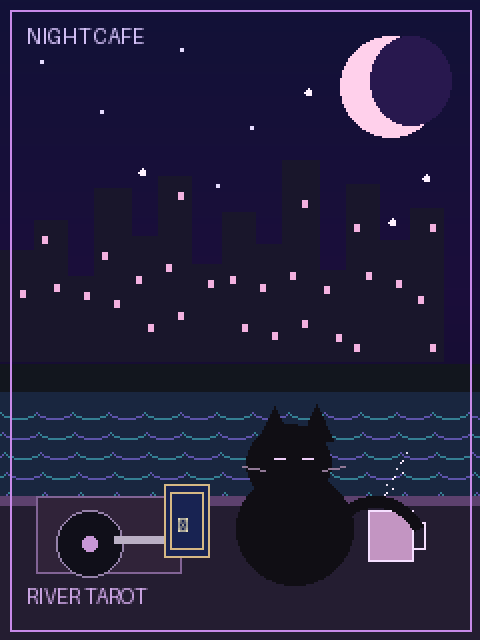
#> input picture assets/river-cat-cafe.gif, 480 x 640 px
$ python refine_cat_gif.py
#> lines starting #> are read from the running program, lines starting #| are printed output that depends on the picture
"""Preserve the original cafe scene while cleaning decorations and animating vinyl."""
from pathlib import Path
from math import cos, sin, tau
from PIL import Image, ImageDraw

ROOT = Path(__file__).resolve().parents[1]
source = Image.open(ROOT / 'assets/river-cat-cafe.gif')
#> source is the input picture: PIL image 480x640 P; mean R, G, B 35.4, 31.2, 60.2
frames = []
durations = []
for step in range(source.n_frames * 2):
    source.seek(step // 2)
    frame = source.convert('RGB')
    draw = ImageDraw.Draw(frame)
    # Extend untouched background scanlines over the lettering and door ornament.
    for left, top, right, bottom, sample_x in [(23, 26, 177, 51, 220), (33, 493, 80, 567, 90), (22, 595, 248, 616, 270)]:
        for y in range(top, bottom + 1):
            draw.line((left, y, right, y), fill=frame.getpixel((sample_x, y)))
    cx, cy, radius = 350, 550, 40
    draw.ellipse((cx-radius, cy-radius, cx+radius, cy+radius), fill='#100e17', outline='#776084', width=1)
    for r in range(15, 39, 3):
        draw.ellipse((cx-r, cy-r, cx+r, cy+r), outline='#2b2436')
    angle = step * tau / (source.n_frames * 2)
    for r in range(18, 38, 3):
        for offset in (0, 180):
            start = angle * 360 / tau + offset
            draw.arc((cx-r, cy-r, cx+r, cy+r), start, start+32, fill='#685371', width=1)
    draw.ellipse((cx-10, cy-10, cx+10, cy+10), fill='#9c5bab', outline='#cc91d3')
    px, py = round(cx+6*cos(angle)), round(cy+6*sin(angle))
    draw.rectangle((px-1, py-1, px+1, py+1), fill='#f0c6eb')
    draw.ellipse((cx-2, cy-2, cx+2, cy+2), fill='#171021')
    frames.append(frame)
    durations.append(50 if step % 2 == 0 else 60)
#> this loop made 32 passes
#> (angle, px, py) on passes 1 to 12: (0, 356, 550), (0.196, 356, 551), (0.393, 356, 552), (0.589, 355, 553), (0.785, 354, 554), (0.982, 353, 555), (1.18, 352, 556), (1.37, 351, 556), (1.57, 350, 556), (1.77, 349, 556), (1.96, 348, 556), (2.16, 347, 555)
#> pass 3, `frame = source.convert('RGB')`:
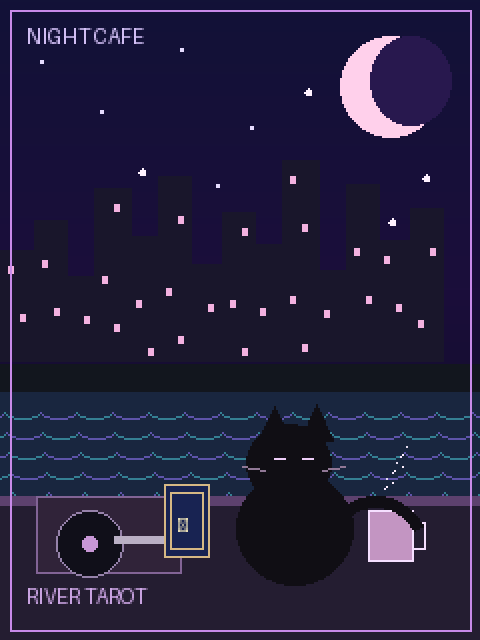
#> frame: PIL image 480x640 RGB; mean R, G, B 35.4, 31.2, 60.2
#> after the loop:
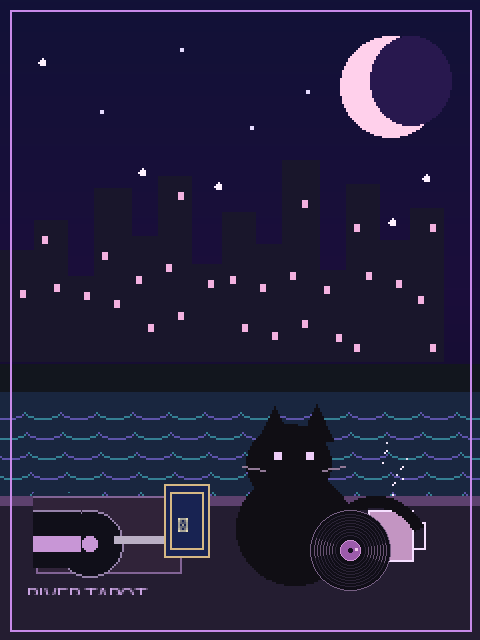
#> frame: PIL image 480x640 RGB; mean R, G, B 34.9, 30.8, 59.7
#> after the loop:
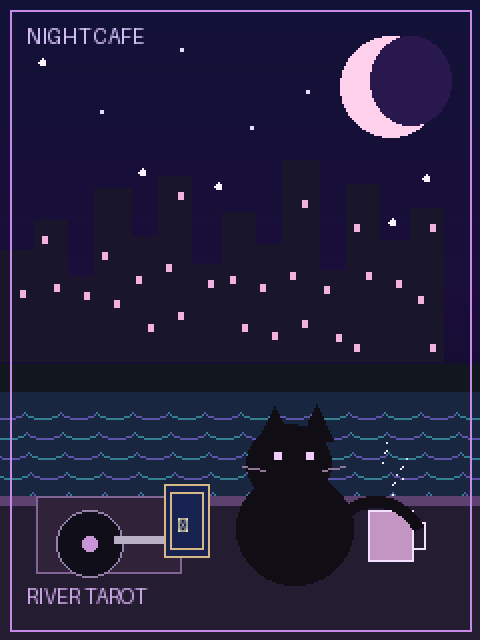
#> source: PIL image 480x640 RGB; mean R, G, B 35.5, 31.3, 60.3
#> after the loop, durations = 32 values, max 60 at index 1, min 50 at index 0, mean 55; frames = 32 items

# One shared palette prevents color flicker across animation frames.
palette = frames[0].quantize(colors=128)
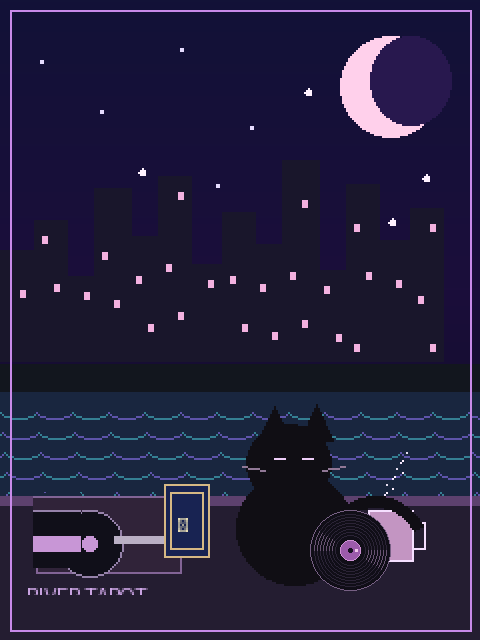
#> palette: PIL image 480x640 P; mean R, G, B 34.8, 30.7, 59.6
indexed = [frame.quantize(palette=palette, dither=Image.Dither.NONE) for frame in frames]
#> indexed = 32 items
out = ROOT / 'assets/river-cat-vinyl.gif'
indexed[0].save(out, save_all=True, append_images=indexed[1:], duration=durations, loop=0, disposal=1, optimize=True)
with Image.open(out) as check:
    assert check.size == source.size and check.n_frames == len(frames)
    assert check.info['loop'] == 0
print(f'{out.name}: {len(frames)} frames, {sum(durations)} ms, {out.stat().st_size} bytes')
#| river-cat-vinyl.gif: 32 frames, 1760 ms, 44577 bytes
frames[0].save(ROOT / 'cat-preview.png')
